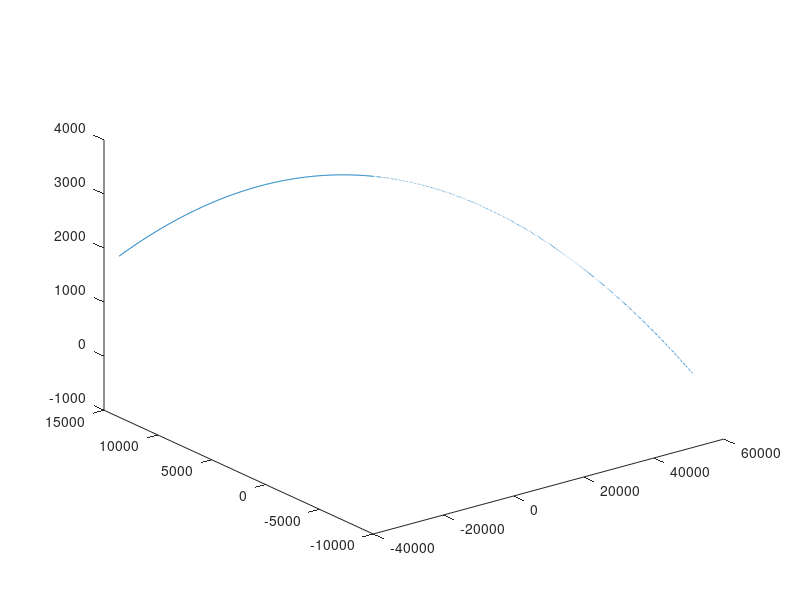

Here is the MATLAB script that generated this plot: (Note: this script raises an error after producing the figure.)
clear;
clc
close all;
%% Definição de constantes e coeficientes 

amostras=1000;
t = linspace(-50000, 50000, amostras);


%elevaçao
randomz=0.002*(randn(1,amostras)-0.5);
%distancia
randomx=0.0005*(randn(1,amostras)-0.5);
%azimute
randomy=0.01*(randn(1,amostras)-0.5);

random_other=randn(1,amostras);

%ponto de origem do inimigo
x0=abs(5000*random_other(3));
y0=abs(5000*random_other(4));
z0=abs(10000);

% a=-1*abs(random_other(1));
% b=900000000000*abs(random_other(2));

c1=25255.51;
c2=-9.89e-6;
c3=-9.89e-6;


azimute=pi*random_other(6);
theta=random('Uniform',0,pi/4);
%% Gerando trajetorias parabolicas com implementação de ruido de distribuiçao normal (1,0)

x=t.*cos(azimute)+x0;
y=t.*sin(azimute)+y0;


%z = a*(x.^2+y.^2)+b+z0;
z=c1/10+(c2*(x.^2+y.^2)+z0)/10;
%z=tan(theta)*(x+y)+c3*((sec(theta))^2)*(x.^2+y.^2)+z0;


distancia_medida=sqrt(z.^2+x.^2+y.^2);

azimute_medido=atan2(y, x);

phi_medido=atan2(sqrt(x.^2 + y.^2), z)

%subplot(2,1,1)
plot3(x, y, z)

out1 = [x; y; z];
writematrix(out1, 'LabVIEW\Main Folder\adpteste.csv');

grid on
xlabel('x')
ylabel('y')
zlabel('z')


%% Mandando para o labview o ideal



out = [distancia_medida; azimute_medido; phi_medido];
writematrix(out, 'LabVIEW\Main Folder\adppadrao.csv');


%% COlocando ruido

%distancia
for n=1:1:amostras
    distancia_medida1(n)=distancia_medida(n)+randomx(n);
 
end

%azimute 
for n=1:1:amostras
   azimute_medido1(n)=azimute_medido(n)+randomy(n);
 
end

%elevaçao
for n=1:1:amostras
    phi_medido1(n)=phi_medido(n)+randomz(n);
 
end

 zfinal=phi_medido1.*distancia_medida1;

%% Mandando para o labview com ruido

out1 = [distancia_medida1; azimute_medido1; phi_medido1];
writematrix(out1, 'LabVIEW\Main Folder\adp.csv');

%subplot(2,1,2)
%plot3(distancia_medida,azimute_medido1,phi_medido1);
